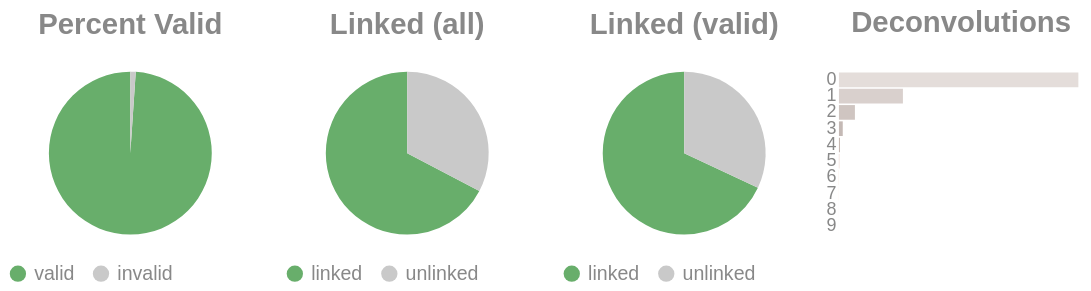

This figure's notebook cell:
### Code cell
if SKIPLR:
    pass
else:
    clash = Counter()
    for i in valids['molecule'].to_list():
        _mol = i.split("-")
        if len(_mol) == 1:
            clash.update('0')
        else:
            clash.update(_mol[-1])

    _d = {"deconvolutions": [], 'count': []}
    for k,v in clash.items():
        _d['deconvolutions'].append(k)
        _d['count'].append(v)

    tot_valid = valids['reads'].sum()
    mask = valids['reads'] >= 2
    n_linked_reads = valids.filter(mask)['reads'].sum()
    if n_linked_reads == 0:
        print_html("No linked molecules (>=2 reads) were detected; skipping linked-only distributions.")
        SKIPLR = True
    else:
        perc_valid = round(tot_valid / n_reads, 4)
        linked_perc_abs = round(n_linked_reads / n_reads, 4)
        linked_perc = round(n_linked_reads / tot_valid, 4)

    _valid = pl.DataFrame({"valids": ['valid', 'invalid'], "count": [tot_valid, n_reads - tot_valid]})
    _linked_abs = pl.DataFrame({"linked (absolute)": ['linked', 'unlinked'], "count": [n_linked_reads, n_reads - n_linked_reads]})
    _linked_rel = pl.DataFrame({"linked (valids)": ['linked', 'unlinked'], "count": [n_linked_reads, tot_valid - n_linked_reads]})

    (
        alt.hconcat(
            piechart(_valid, goodval = 'valid', title = "Percent Valid"),
            piechart(_linked_abs, goodval = "linked", title =  "Linked (all)"),
            piechart(_linked_rel, goodval = "linked", title =  "Linked (valid)"),
            convolutionbar(pl.DataFrame(_d), title = "Deconvolutions"),
            center = True,
            bounds = 'flush'
        )
        .resolve_scale(color='independent')
        .resolve_legend('independent')
        .properties(usermeta={'embedOptions': {"actions": False}})
    ).display()

### Figure 1 — Vega-Lite specification as saved in the notebook (floating-point values rounded to 4 significant figures)
{"width": "container", "height": 400, "config": {"title": {"anchor": "start", "dy": -15, "fontSize": 18, "color": "#888888", "subtitleColor": "#888888", "subtitleFontSize": 14}, "arc": {"fill": "#0072B2"}, "axis": {"domainColor": "#888888", "domainWidth": 0.5, "gridWidth": 0.2, "grid": false, "titleFontWeight": 400, "titleFontSize": 15, "labelFontSize": 11, "labelColor": "#888888", "tickColor": "#888888", "tickWidth": 0.2, "titleColor": "#888888"}, "axisBand": {"grid": false}, "axisX": {"grid": true, "tickSize": 10, "domainCap": "round"}, "axisY": {"domain": false, "grid": true, "tickSize": 0, "domainCap": "round"}, "background": "transparent", "header": {"labelFontSize": 15, "labelColor": "#888888", "titleFontSize": 15, "titleFontWeight": 600, "titleColor": "#888888"}, "legend": {"labelFont": "sans-serif", "labelFontSize": 12, "labelColor": "#888888", "symbolSize": 100, "symbolType": "circle", "titleFontSize": 12, "titlePadding": 10, "titleColor": "#888888", "title": null}, "range": {"category": ["#E69F00", "#56B4E9", "#009E73", "#F0E442", "#0072B2", "#D55E00", "#CC79A7", "#000000"], "diverging": ["#cfe8f3", "#a2d4ec", "#73bfe2", "#46abdb", "#1696d2", "#12719e"]}, "area": {"fill": "#0072B2", "fillOpacity": 0.7, "line": true, "strokeOpacity": 0.7}, "line": {"color": "#0072B2", "stroke": "#0072B2", "strokeWidth": 2}, "trail": {"color": "#0072B2", "stroke": "#0072B2", "strokeWidth": 0, "size": 1}, "point": {"filled": true, "fillOpacity": 1.0, "size": 95}, "text": {"color": "#888888", "fontSize": 11, "align": "right", "fontWeight": 400, "size": 11}, "bar": {"fill": "#0072B2", "stroke": null}, "view": {"stroke": null, "continuousWidth": 660, "continuousHeight": 400}}, "hconcat": [{"data": {"name": "data-27266100aba0fb85a792cb086135cd52"}, "mark": {"type": "arc"}, "encoding": {"color": {"field": "valids", "legend": {"orient": "bottom", "title": null}, "scale": {"domain": ["valid", "invalid"], "range": ["#68ae6b", "#C9C9C9"]}, "title": "Valids", "type": "nominal"}, "theta": {"field": "count", "type": "quantitative"}, "tooltip": [{"field": "valids", "title": "Valids", "type": "ordinal"}, {"field": "percent", "format": ".2%", "title": "Percent", "type": "quantitative"}, {"field": "count", "title": "Count", "type": "quantitative"}]}, "height": 100, "title": {"text": "Percent Valid", "align": "center", "anchor": "middle"}, "transform": [{"calculate": "datum.count / 3121989", "as": "percent"}], "width": 150}, {"data": {"name": "data-98f614adb49a295c3bbb17fbfd7e0be6"}, "mark": {"type": "arc"}, "encoding": {"color": {"field": "linked (absolute)", "legend": {"orient": "bottom", "title": null}, "scale": {"domain": ["linked", "unlinked"], "range": ["#68ae6b", "#C9C9C9"]}, "title": "Linked (Absolute)", "type": "nominal"}, "theta": {"field": "count", "type": "quantitative"}, "tooltip": [{"field": "linked (absolute)", "title": "Linked (Absolute)", "type": "ordinal"}, {"field": "percent", "format": ".2%", "title": "Percent", "type": "quantitative"}, {"field": "count", "title": "Count", "type": "quantitative"}]}, "height": 100, "title": {"text": "Linked (all)", "align": "center", "anchor": "middle"}, "transform": [{"calculate": "datum.count / 3121989", "as": "percent"}], "width": 150}, {"data": {"name": "data-cb2b4dbc14d2bc5035e415406fed2255"}, "mark": {"type": "arc"}, "encoding": {"color": {"field": "linked (valids)", "legend": {"orient": "bottom", "title": null}, "scale": {"domain": ["linked", "unlinked"], "range": ["#68ae6b", "#C9C9C9"]}, "title": "Linked (Valids)", "type": "nominal"}, "theta": {"field": "count", "type": "quantitative"}, "tooltip": [{"field": "linked (valids)", "title": "Linked (Valids)", "type": "ordinal"}, {"field": "percent", "format": ".2%", "title": "Percent", "type": "quantitative"}, {"field": "count", "title": "Count", "type": "quantitative"}]}, "height": 100, "title": {"text": "Linked (valid)", "align": "center", "anchor": "middle"}, "transform": [{"calculate": "datum.count / 3088753", "as": "percent"}], "width": 150}, {"data": {"name": "data-384a66a12dc4a3a273ef9c4d5fcc5c82"}, "mark": {"type": "bar"}, "encoding": {"color": {"field": "deconvolutions", "legend": null, "scale": {"scheme": "lightgreyred"}, "type": "nominal"}, "tooltip": [{"field": "deconvolutions", "title": "Deconvolutions", "type": "ordinal"}, {"field": "percent", "format": ".2%", "title": "Percent", "type": "quantitative"}, {"field": "count", "title": "Count", "type": "quantitative"}], "x": {"axis": null, "field": "count", "type": "quantitative"}, "y": {"field": "deconvolutions", "sort": "ascending", "title": null, "type": "nominal"}}, "height": 100, "title": {"text": "Deconvolutions", "align": "center", "anchor": "middle"}, "transform": [{"calculate": "datum.count / 1593338", "as": "percent"}], "width": 150}], "bounds": "flush", "center": true, "resolve": {"legend": {"angle": "independent"}, "scale": {"color": "independent"}}, "usermeta": {"embedOptions": {"actions": false}}, "$schema": "https://vega.github.io/schema/vega-lite/v6.4.1.json", "datasets": {"data-27266100aba0fb85a792cb086135cd52": [{"valids": "valid", "count": 3088753}, {"valids": "invalid", "count": 33236}], "data-98f614adb49a295c3bbb17fbfd7e0be6": [{"linked (absolute)": "linked", "count": 2101104}, {"linked (absolute)": "unlinked", "count": 1020885}], "data-cb2b4dbc14d2bc5035e415406fed2255": [{"linked (valids)": "linked", "count": 2101104}, {"linked (valids)": "unlinked", "count": 987649}], "data-384a66a12dc4a3a273ef9c4d5fcc5c82": [{"deconvolutions": "0", "count": 1175852}, {"deconvolutions": "1", "count": 314187}, {"deconvolutions": "2", "count": 78490}, {"deconvolutions": "3", "count": 18744}, {"deconvolutions": "4", "count": 4510}, {"deconvolutions": "5", "count": 1122}, {"deconvolutions": "6", "count": 290}, {"deconvolutions": "7", "count": 92}, {"deconvolutions": "8", "count": 36}, {"deconvolutions": "9", "count": 15}]}}
